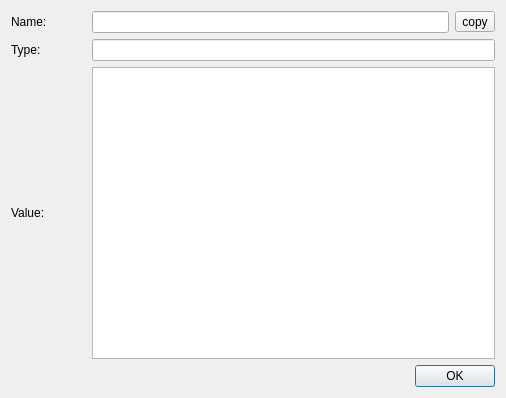
<?xml version="1.0" encoding="UTF-8"?>
<ui version="4.0">
 <class>DialogVariableDetailDataObject</class>
 <widget class="QDialog" name="DialogVariableDetailDataObject">
  <property name="windowModality">
   <enum>Qt::WindowModal</enum>
  </property>
  <property name="geometry">
   <rect>
    <x>0</x>
    <y>0</y>
    <width>506</width>
    <height>398</height>
   </rect>
  </property>
  <property name="windowTitle">
   <string>Variable Detail</string>
  </property>
  <layout class="QGridLayout" name="gridLayout_2">
   <item row="0" column="0">
    <layout class="QVBoxLayout" name="verticalLayout_1">
     <item>
      <layout class="QGridLayout" name="gridLayout">
       <property name="sizeConstraint">
        <enum>QLayout::SetMaximumSize</enum>
       </property>
       <item row="0" column="0">
        <widget class="QLabel" name="label">
         <property name="minimumSize">
          <size>
           <width>75</width>
           <height>20</height>
          </size>
         </property>
         <property name="text">
          <string>Name:</string>
         </property>
        </widget>
       </item>
       <item row="1" column="0">
        <widget class="QLabel" name="label_2">
         <property name="minimumSize">
          <size>
           <width>75</width>
           <height>20</height>
          </size>
         </property>
         <property name="text">
          <string>Type:</string>
         </property>
        </widget>
       </item>
       <item row="2" column="0">
        <widget class="QLabel" name="label_3">
         <property name="minimumSize">
          <size>
           <width>75</width>
           <height>20</height>
          </size>
         </property>
         <property name="text">
          <string>Value:</string>
         </property>
        </widget>
       </item>
       <item row="0" column="2">
        <widget class="QLineEdit" name="txtName">
         <property name="readOnly">
          <bool>true</bool>
         </property>
        </widget>
       </item>
       <item row="0" column="3">
        <widget class="QToolButton" name="btnCopyClipboard">
         <property name="toolTip">
          <string>Copy name to clipboard</string>
         </property>
         <property name="text">
          <string>copy</string>
         </property>
         <property name="icon">
          <iconset resource="../qitom.qrc">
           <normaloff>:/editor/icons/editCopy.png</normaloff>:/editor/icons/editCopy.png</iconset>
         </property>
        </widget>
       </item>
       <item row="1" column="2" colspan="2">
        <widget class="QLineEdit" name="txtType">
         <property name="readOnly">
          <bool>true</bool>
         </property>
        </widget>
       </item>
       <item row="2" column="2" colspan="2">
        <widget class="DataObjectTable" name="table">
         <property name="enabled">
          <bool>true</bool>
         </property>
         <property name="rowCount" stdset="0">
          <number>3</number>
         </property>
         <property name="columnCount" stdset="0">
          <number>3</number>
         </property>
        </widget>
       </item>
      </layout>
     </item>
     <item>
      <layout class="QHBoxLayout" name="horizontalLayout_1">
       <item>
        <spacer name="horizontalSpacer_3">
         <property name="orientation">
          <enum>Qt::Horizontal</enum>
         </property>
         <property name="sizeHint" stdset="0">
          <size>
           <width>40</width>
           <height>20</height>
          </size>
         </property>
        </spacer>
       </item>
       <item>
        <widget class="QDialogButtonBox" name="buttonBox">
         <property name="orientation">
          <enum>Qt::Horizontal</enum>
         </property>
         <property name="standardButtons">
          <set>QDialogButtonBox::Ok</set>
         </property>
        </widget>
       </item>
      </layout>
     </item>
    </layout>
   </item>
  </layout>
 </widget>
 <customwidgets>
  <customwidget>
   <class>DataObjectTable</class>
   <extends>QTableView</extends>
   <header>dataObjectTable.h</header>
  </customwidget>
 </customwidgets>
 <resources>
  <include location="../qitom.qrc"/>
 </resources>
 <connections>
  <connection>
   <sender>buttonBox</sender>
   <signal>clicked(QAbstractButton*)</signal>
   <receiver>DialogVariableDetailDataObject</receiver>
   <slot>accept()</slot>
   <hints>
    <hint type="sourcelabel">
     <x>372</x>
     <y>253</y>
    </hint>
    <hint type="destinationlabel">
     <x>155</x>
     <y>259</y>
    </hint>
   </hints>
  </connection>
 </connections>
</ui>
